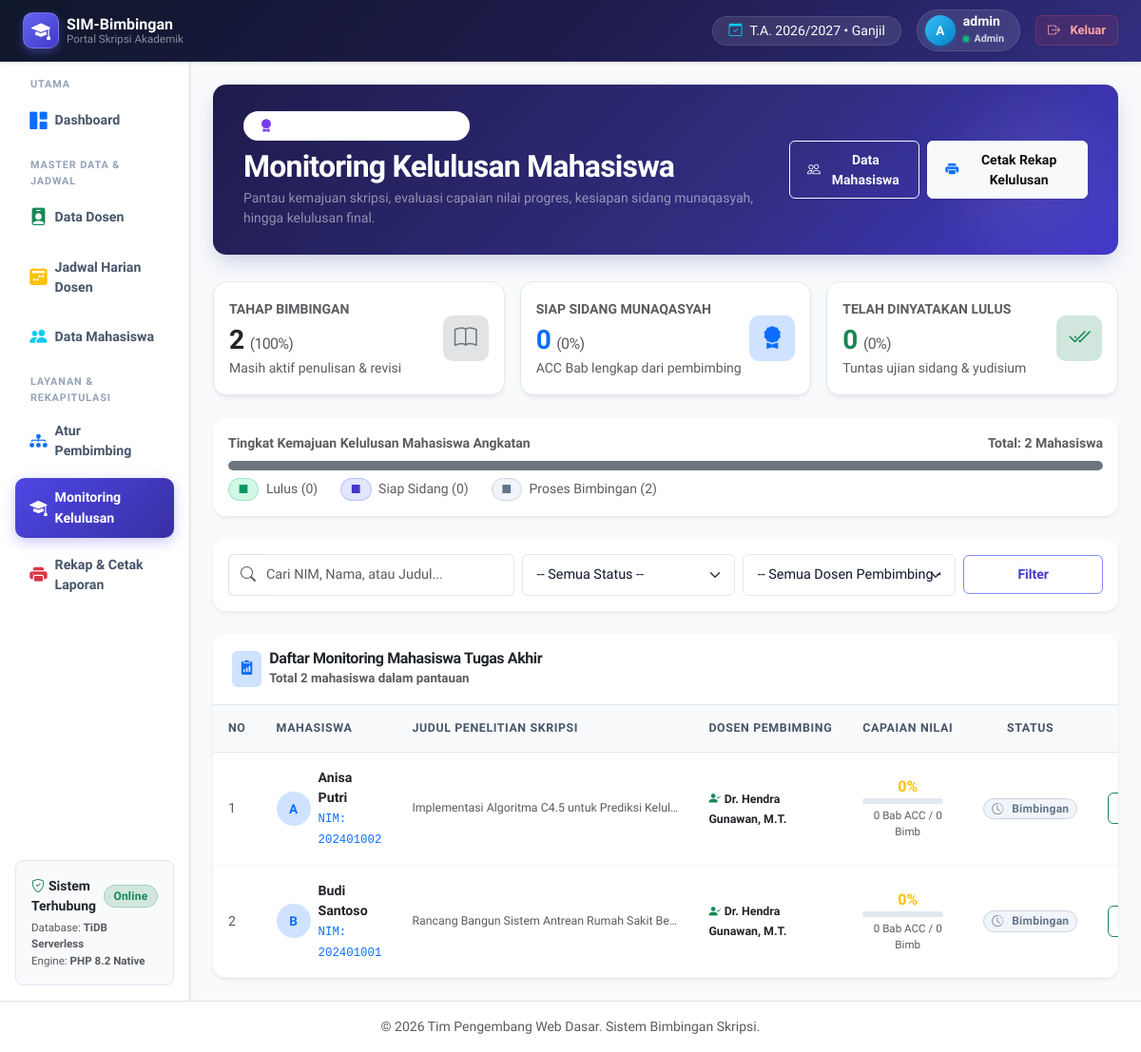
/admin/monitoring_kelulusan.php (signed in), run on the app's committed database.
### tables this page shows
CREATE TABLE IF NOT EXISTS mahasiswa (
    id INT AUTO_INCREMENT PRIMARY KEY,
    user_id INT NOT NULL,
    nim VARCHAR(20) NOT NULL UNIQUE,
    nama_lengkap VARCHAR(100) NOT NULL,
    judul_skripsi VARCHAR(255) DEFAULT 'Belum Ditentukan',
    dosen_pembimbing_id INT NULL,
    foto_profil VARCHAR(255) DEFAULT 'default.png',
    status_kelulusan ENUM('proses_bimbingan', 'siap_sidang', 'lulus') DEFAULT 'proses_bimbingan',
    created_at TIMESTAMP DEFAULT CURRENT_TIMESTAMP,
    FOREIGN KEY (user_id) REFERENCES users(id) ON DELETE CASCADE,
    FOREIGN KEY (dosen_pembimbing_id) REFERENCES dosen(id) ON DELETE SET NULL
);

CREATE TABLE IF NOT EXISTS dosen (
    id INT AUTO_INCREMENT PRIMARY KEY,
    user_id INT NOT NULL,
    nidn VARCHAR(20) NOT NULL UNIQUE,
    nama_dosen VARCHAR(100) NOT NULL,
    email VARCHAR(100) NOT NULL,
    no_whatsapp VARCHAR(20),
    foto_profil VARCHAR(255) DEFAULT 'default.png',
    kuota_bimbingan INT DEFAULT 10,
    created_at TIMESTAMP DEFAULT CURRENT_TIMESTAMP,
    FOREIGN KEY (user_id) REFERENCES users(id) ON DELETE CASCADE
);

### admin/monitoring_kelulusan.php (the view, shortened to what this page needs)
<?php
require_once '../config/database.php';
$filter_status = $_GET['status'] ?? 'all';
$search_q      = trim($_GET['q'] ?? '');
$where = ["1=1"];
$params = [];
$where_sql = implode(" AND ", $where);
$queryMhs = "
    SELECT
        m.*,
        u.username,
        d.nama_dosen,
        COALESCE(
            (SELECT nilai_progres FROM pengajuan_bimbingan WHERE mahasiswa_id = m.id ORDER BY id DESC LIMIT 1),
            0
        ) AS nilai_progres_terakhir,
        (SELECT COUNT(*) FROM pengajuan_bimbingan WHERE mahasiswa_id = m.id) AS total_bimbingan,
        (SELECT COUNT(*) FROM logbook_bimbingan WHERE mahasiswa_id = m.id) AS total_acc_bab,
        (SELECT status_bab FROM logbook_bimbingan WHERE mahasiswa_id = m.id ORDER BY id DESC LIMIT 1) AS status_bab_terakhir,
        (SELECT tanggal_acc FROM logbook_bimbingan WHERE mahasiswa_id = m.id ORDER BY id DESC LIMIT 1) AS tgl_acc_terakhir
    FROM mahasiswa m
    INNER JOIN users u ON m.user_id = u.id
    LEFT JOIN dosen d ON m.dosen_pembimbing_id = d.id
    WHERE {$where_sql}
    ORDER BY
        CASE m.status_kelulusan
            WHEN 'siap_sidang' THEN 1
            WHEN 'proses_bimbingan' THEN 2
            WHEN 'lulus' THEN 3
        END,
        m.id DESC
";
$stmt = $pdo->prepare($queryMhs);
$stmt->execute($params);
$monitoring_list = $stmt->fetchAll();
$total_mhs       = $pdo->query("SELECT COUNT(*) FROM mahasiswa")->fetchColumn();
$count_bimbingan = $pdo->query("SELECT COUNT(*) FROM mahasiswa WHERE status_kelulusan = 'proses_bimbingan'")->fetchColumn();
$count_siap      = $pdo->query("SELECT COUNT(*) FROM mahasiswa WHERE status_kelulusan = 'siap_sidang'")->fetchColumn();
$count_lulus     = $pdo->query("SELECT COUNT(*) FROM mahasiswa WHERE status_kelulusan = 'lulus'")->fetchColumn();
$persen_lulus = $total_mhs > 0 ? round(($count_lulus / $total_mhs) * 100) : 0;
$persen_siap  = $total_mhs > 0 ? round(($count_siap / $total_mhs) * 100) : 0;
$persen_bimb  = $total_mhs > 0 ? round(($count_bimbingan / $total_mhs) * 100) : 0;
require_once '../templates/header.php';
require_once '../templates/sidebar_admin.php';
?>
<div class="hero-banner d-flex flex-column flex-md-row justify-content-between align-items-md-center gap-3">
    <div>
        <div class="d-inline-flex align-items-center gap-2 px-3 py-1 rounded-pill bg-white bg-opacity-15 text-white small mb-2 border border-white border-opacity-10">
            <i class="bi bi-award-fill text-purple"></i>
            <span>Evaluasi Capaian & Kelulusan</span>
        </div>
        <h2 class="fw-bold text-white mb-1">Monitoring Kelulusan Mahasiswa</h2>
        <p class="text-white-50 small mb-0">Pantau kemajuan skripsi, evaluasi capaian nilai progres, kesiapan sidang munaqasyah, hingga kelulusan final.</p>
    </div>
    <div class="d-flex align-items-center gap-2">
        <a href="data_mahasiswa.php" class="btn btn-outline-light">
            <i class="bi bi-people me-1"></i> Data Mahasiswa
        </a>
        <button type="button" class="btn btn-light shadow-sm fw-bold" onclick="window.print()">
            <i class="bi bi-printer-fill text-primary me-1"></i> Cetak Rekap Kelulusan
        </button>
    </div>
</div>
<div class="row g-3 mb-4">
    <div class="col-md-4">
        <div class="metric-card p-3">
            <div class="d-flex justify-content-between align-items-center">
                <div>
                    <span class="text-muted small fw-bold text-uppercase">Tahap Bimbingan</span>
                    <h3 class="fw-bold text-dark mb-0 mt-1"><?= $count_bimbingan; ?> <small class="fs-6 fw-normal text-muted">(<?= $persen_bimb; ?>%)</small></h3>
                    <small class="text-muted">Masih aktif penulisan & revisi</small>
                </div>
                <div class="metric-icon-box bg-secondary-subtle text-secondary">
                    <i class="bi bi-book"></i>
                </div>
            </div>
        </div>
    </div>
    <div class="col-md-4">
        <div class="metric-card p-3">
            <div class="d-flex justify-content-between align-items-center">
                <div>
                    <span class="text-muted small fw-bold text-uppercase">Siap Sidang Munaqasyah</span>
                    <h3 class="fw-bold text-primary mb-0 mt-1"><?= $count_siap; ?> <small class="fs-6 fw-normal text-muted">(<?= $persen_siap; ?>%)</small></h3>
                    <small class="text-muted">ACC Bab lengkap dari pembimbing</small>
                </div>
                <div class="metric-icon-box bg-primary-subtle text-primary">
                    <i class="bi bi-award-fill"></i>
                </div>
            </div>
        </div>
    </div>
    <div class="col-md-4">
        <div class="metric-card p-3">
            <div class="d-flex justify-content-between align-items-center">
                <div>
                    <span class="text-muted small fw-bold text-uppercase">Telah Dinyatakan Lulus</span>
                    <h3 class="fw-bold text-success mb-0 mt-1"><?= $count_lulus; ?> <small class="fs-6 fw-normal text-muted">(<?= $persen_lulus; ?>%)</small></h3>
                    <small class="text-muted">Tuntas ujian sidang & yudisium</small>
                </div>
                <div class="metric-icon-box bg-success-subtle text-success">
                    <i class="bi bi-check2-all"></i>
                </div>
            </div>
        </div>
    </div>
</div>
<div class="card shadow-sm border-0 mb-4">
    <div class="card-body p-3">
        <div class="d-flex justify-content-between small fw-bold text-muted mb-2">
            <span>Tingkat Kemajuan Kelulusan Mahasiswa Angkatan</span>
            <span>Total: <?= $total_mhs; ?> Mahasiswa</span>
        </div>
        <div class="progress" style="height: 10px;">
            <div class="progress-bar bg-secondary" role="progressbar" style="width: <?= $persen_bimb; ?>%" title="Bimbingan: <?= $count_bimbingan; ?>"></div>
        </div>
        <div class="d-flex gap-4 mt-2 small text-muted">
            <div><span class="badge bg-success me-1">■</span> Lulus (<?= $count_lulus; ?>)</div>
            <div><span class="badge bg-primary me-1">■</span> Siap Sidang (<?= $count_siap; ?>)</div>
            <div><span class="badge bg-secondary me-1">■</span> Proses Bimbingan (<?= $count_bimbingan; ?>)</div>
        </div>
    </div>
</div>
<div class="card shadow-sm border-0 mb-4">
    <div class="card-body p-3">
        <form method="GET" action="monitoring_kelulusan.php" class="row g-2 align-items-center">
            <div class="col-md-4">
                <div class="input-group">
                    <span class="input-group-text bg-white border-end-0"><i class="bi bi-search text-muted"></i></span>
                    <input type="text" class="form-control border-start-0 ps-0" name="q" value="<?= htmlspecialchars($search_q); ?>" placeholder="Cari NIM, Nama, atau Judul...">
                </div>
            </div>
            <div class="col-md-3">
                <select name="status" class="form-select" onchange="this.form.submit()">
                    <option value="all" <?= ($filter_status === 'all') ? 'selected' : ''; ?>>-- Semua Status --</option>
                </select>
            </div>
            <div class="col-md-3">
                <select name="dosen_id" class="form-select" onchange="this.form.submit()">
                    <option value="0">-- Semua Dosen Pembimbing --</option>
                </select>
            </div>
            <div class="col-md-2 d-flex gap-1">
                <button type="submit" class="btn btn-outline-primary w-100">Filter</button>
            </div>
        </form>
    </div>
</div>
<div class="card shadow-sm border-0">
    <div class="card-header bg-white py-3 d-flex justify-content-between align-items-center">
        <div class="d-flex align-items-center gap-2">
            <span class="p-2 rounded bg-primary-subtle text-primary">
                <i class="bi bi-clipboard2-data-fill"></i>
            </span>
            <div>
                <h6 class="fw-bold mb-0 text-dark">Daftar Monitoring Mahasiswa Tugas Akhir</h6>
                <small class="text-muted">Total <?= count($monitoring_list); ?> mahasiswa dalam pantauan</small>
            </div>
        </div>
    </div>
    <div class="card-body p-0">
        <div class="table-responsive">
            <table class="table table-hover align-middle mb-0">
                <thead class="table-light">
                    <tr>
                        <th class="ps-3" style="width: 40px;">No</th>
                        <th>Mahasiswa</th>
                        <th>Judul Penelitian Skripsi</th>
                        <th>Dosen Pembimbing</th>
                        <th class="text-center" style="width: 140px;">Capaian Nilai</th>
                        <th class="text-center" style="width: 130px;">Status</th>
                        <th class="text-center" style="width: 130px;">Aksi</th>
                    </tr>
                </thead>
                <tbody>
                    <?php if (empty($monitoring_list)): ?>
                        <tr>
                            <td colspan="7" class="text-center text-muted py-5">
                                <i class="bi bi-inbox fs-2 d-block text-secondary mb-2"></i>
                                Tidak ada data mahasiswa sesuai filter.
                            </td>
                        </tr>
                    <?php else: ?>
                        <?php
                        $no = 1;
                        foreach ($monitoring_list as $row):
                            $nilai = (int)$row['nilai_progres_terakhir'];
                            $initial = strtoupper(substr($row['nama_lengkap'], 0, 1));
                        ?>
                            <tr>
                                <td class="ps-3 text-muted"><?= $no++; ?></td>
                                <td>
                                    <div class="d-flex align-items-center gap-2">
                                        <div class="avatar-initial bg-primary-subtle text-primary">
                                            <?= $initial; ?>
                                        </div>
                                        <div>
                                            <div class="fw-bold text-dark"><?= htmlspecialchars($row['nama_lengkap']); ?></div>
                                            <span class="font-monospace text-primary small">NIM: <?= htmlspecialchars($row['nim']); ?></span>
                                        </div>
                                    </div>
                                </td>
                                <td>
                                    <small class="text-muted d-block text-truncate" style="max-width: 280px;" title="<?= htmlspecialchars($row['judul_skripsi']); ?>">
                                        <?= htmlspecialchars($row['judul_skripsi']); ?>
                                    </small>
                                </td>
                                <td>
                                    <?php if ($row['nama_dosen']): ?>
                                        <span class="text-dark small fw-semibold">
                                            <i class="bi bi-person-check-fill text-success me-1"></i><?= htmlspecialchars($row['nama_dosen']); ?>
                                        </span>
                                    <?php else: ?>
                                        <span class="badge bg-warning text-dark">
                                            <i class="bi bi-exclamation-triangle me-1"></i>Belum Diplot
                                        </span>
                                    <?php endif; ?>
                                </td>
                                <td class="text-center">
                                    <div class="d-inline-block text-center">
                                        <span class="fw-bold fs-6 <?= ($nilai >= 80) ? 'text-success' : (($nilai >= 60) ? 'text-primary' : 'text-warning'); ?>">
                                            <?= $nilai; ?>%
                                        </span>
                                        <div class="progress" style="height: 6px; width: 85px;">
                                        </div>
                                        <small class="text-muted d-block mt-1" style="font-size: 0.725rem;">
                                            <?= $row['total_acc_bab']; ?> Bab ACC / <?= $row['total_bimbingan']; ?> Bimb
                                        </small>
                                    </div>
                                </td>
                                <td class="text-center">
                                    <?php if ($row['status_kelulusan'] === 'lulus'): ?>
                                        <span class="badge bg-success px-2 py-1"><i class="bi bi-check2-circle me-1"></i>Lulus</span>
                                    <?php elseif ($row['status_kelulusan'] === 'siap_sidang'): ?>
                                        <span class="badge bg-primary px-2 py-1"><i class="bi bi-award me-1"></i>Siap Sidang</span>
                                    <?php else: ?>
                                        <span class="badge bg-secondary px-2 py-1"><i class="bi bi-clock-history me-1"></i>Bimbingan</span>
                                    <?php endif; ?>
                                </td>
                                <td class="text-center">
                                    <button type="button" class="btn btn-sm btn-outline-success btn-evaluasi"
                                            data-bs-toggle="modal"
                                            data-bs-target="#modalEvaluasiKelulusan"
                                            data-id="<?= $row['id']; ?>"
                                            data-nama="<?= htmlspecialchars($row['nama_lengkap']); ?>"
                                            data-nim="<?= htmlspecialchars($row['nim']); ?>"
                                            data-status="<?= $row['status_kelulusan']; ?>"
                                            data-nilai="<?= $nilai; ?>"
                                            title="Evaluasi & Update Status Kelulusan">
                                    </button>
                                </td>
                            </tr>
                        <?php endforeach; ?>
                    <?php endif; ?>
                </tbody>
            </table>
        </div>
    </div>
</div>
<?php
require_once '../templates/footer.php';
?>

### data on the page
mahasiswa: nama_lengkap "A", nama_lengkap "Anisa Putri", nim "202401002", judul_skripsi "Implementasi Algoritma C4.5 untuk Prediksi Kelul…", dosen_pembimbing.nama_dosen "Dr. Hendra Gunawan, M.T.", nilai "0", total_acc_bab "0", total_bimbingan "0", status_kelulusan "proses_bimbingan" (drawn)
mahasiswa: nama_lengkap "B", nama_lengkap "Budi Santoso", nim "202401001", judul_skripsi "Rancang Bangun Sistem Antrean Rumah Sakit Be…", dosen_pembimbing.nama_dosen "Dr. Hendra Gunawan, M.T.", nilai "0", total_acc_bab "0", total_bimbingan "0", status_kelulusan "proses_bimbingan" (drawn)

### other printed values
$user_initial "A"
$_SESSION['username'] "admin"
$_SESSION['role'] "Admin"
$count_bimbingan "2"
$persen_bimb "100"
$count_siap "0"
$persen_siap "0"
$count_lulus "0"
$persen_lulus "0"
$total_mhs "2"
count($monitoring_list) "2"
